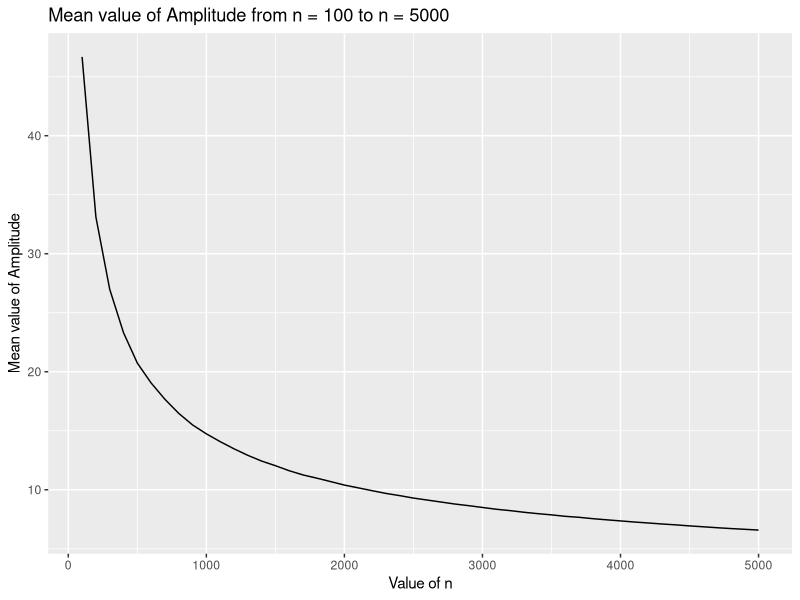

The R script that drew this image:
library(ggplot2)
set.seed(361)

lambda <- 0.01
confidence <- 0.98
m <- 650

# Intervalo de confiança

# CI = confidence * (standart deviation/sqrt(n))
CIcalc <- function(vector)
{
  len <- length(vector)
  sd_vec <- sd(vector)
  value <- qt((confidence + 1)/2, df = n - 1)
  return (value * sd_vec/sqrt(len)*2)
}


index <- numeric()
values <- numeric()

for (i in 1:50)
{
  media <- 0
  n <- i * 100
  for (l in 1:m){
  vector<- rexp(n,lambda)
  calc <- CIcalc(vector)
  media <- media + calc
  }
  media <- media/m
  index <- append(index,n)
  values <- append(values,media)
  
}

table <- cbind(index,values)
df <- data.frame(table)

ggplot(df, aes(x=index, y=values )) +  geom_line(stat="identity", position=position_dodge())+
  labs(title="Mean value of Amplitude from n = 100 to n = 5000", x= "Value of n", y = "Mean value of Amplitude")

